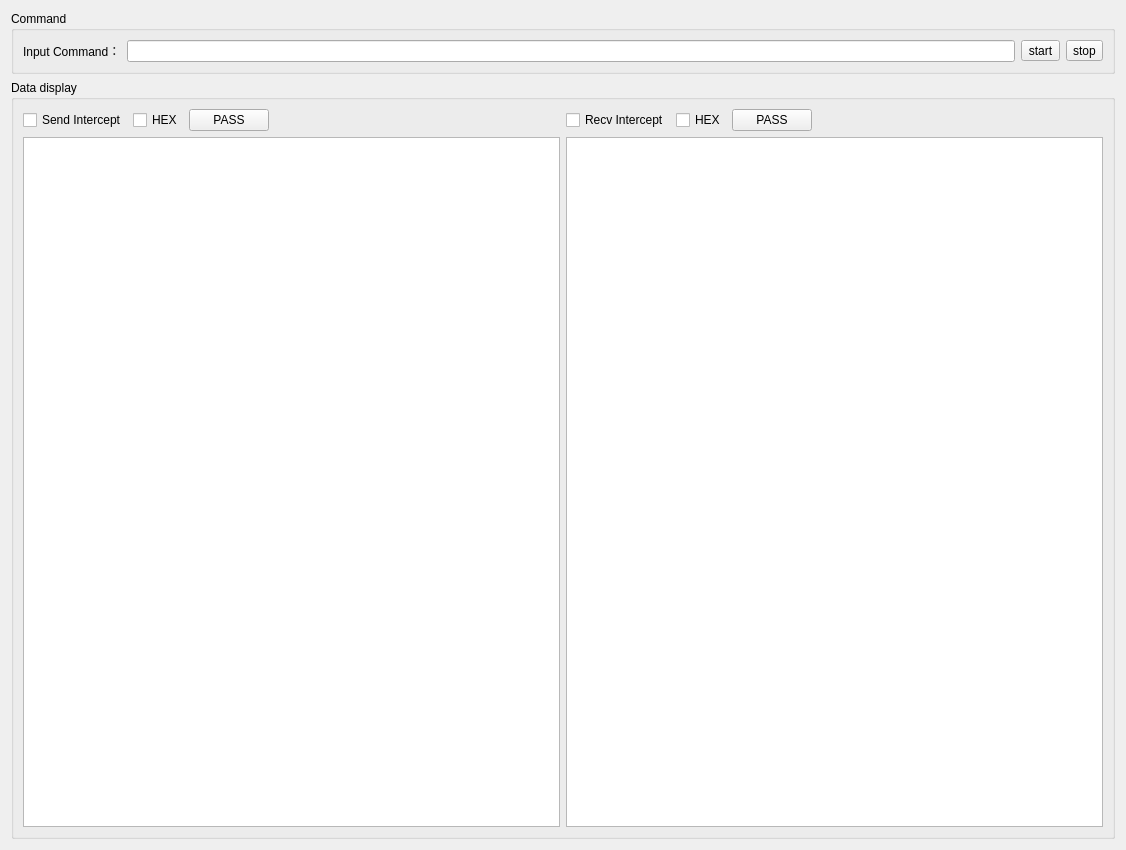
<?xml version="1.0" encoding="UTF-8"?>
<ui version="4.0">
 <class>Form</class>
 <widget class="QWidget" name="Form">
  <property name="geometry">
   <rect>
    <x>0</x>
    <y>0</y>
    <width>1126</width>
    <height>850</height>
   </rect>
  </property>
  <property name="windowTitle">
   <string>Capture Details</string>
  </property>
  <layout class="QGridLayout" name="gridLayout_3">
   <item row="0" column="0">
    <widget class="QGroupBox" name="groupBox_2">
     <property name="maximumSize">
      <size>
       <width>16777215</width>
       <height>72</height>
      </size>
     </property>
     <property name="title">
      <string>Command</string>
     </property>
     <layout class="QGridLayout" name="gridLayout">
      <item row="0" column="0">
       <widget class="QLabel" name="Tips">
        <property name="text">
         <string>Input Command：</string>
        </property>
       </widget>
      </item>
      <item row="0" column="2">
       <widget class="QToolButton" name="start">
        <property name="text">
         <string>start</string>
        </property>
       </widget>
      </item>
      <item row="0" column="1">
       <widget class="QLineEdit" name="Command">
        <property name="toolTip">
         <string>&lt;html&gt;&lt;head/&gt;&lt;body&gt;&lt;p&gt;&lt;span style=&quot; font-family:'宋体','Calibri'; font-size:10.5pt;&quot;&gt;Usage: Pcapture [-pcap &amp;lt;path&amp;gt;] [-host &amp;lt;192.168.1.1:27042&amp;gt;] [-verbose] [-ssl &amp;lt;lib&amp;gt;] [--isUsb] [--isSpawn] [-wait &amp;lt;seconds&amp;gt;] [-P &amp;lt;process name | process id&amp;gt;]&lt;/span&gt;&lt;/p&gt;&lt;p&gt;&lt;span style=&quot; font-family:'宋体','Calibri'; font-size:10.5pt;&quot;&gt;Decrypts and logs a process's SSL traffic.&lt;/span&gt;&lt;/p&gt;&lt;p&gt;&lt;span style=&quot; font-family:'宋体','Calibri'; font-size:10.5pt;&quot;&gt;Arguments:&lt;/span&gt;&lt;/p&gt;&lt;p&gt;&lt;span style=&quot; font-family:'宋体','Calibri'; font-size:10.5pt;&quot;&gt;-pcap &amp;lt;path&amp;gt;, -p &amp;lt;path&amp;gt;&lt;/span&gt;&lt;/p&gt;&lt;p&gt;&lt;span style=&quot; font-family:'宋体','Calibri'; font-size:10.5pt;&quot;&gt;Name of PCAP file to write&lt;/span&gt;&lt;/p&gt;&lt;p&gt;&lt;span style=&quot; font-family:'宋体','Calibri'; font-size:10.5pt;&quot;&gt;-host &amp;lt;192.168.1.1:27042&amp;gt;, -H &amp;lt;192.168.1.1:27042&amp;gt;&lt;/span&gt;&lt;/p&gt;&lt;p&gt;&lt;span style=&quot; font-family:'宋体','Calibri'; font-size:10.5pt;&quot;&gt;connect to remote frida-server on HOST&lt;/span&gt;&lt;/p&gt;&lt;p&gt;&lt;span style=&quot; font-family:'宋体','Calibri'; font-size:10.5pt;&quot;&gt;-verbose, -v          Show verbose output&lt;/span&gt;&lt;/p&gt;&lt;p&gt;&lt;span style=&quot; font-family:'宋体','Calibri'; font-size:10.5pt;&quot;&gt;-process &amp;lt;process name | process id&amp;gt;, -P &amp;lt;process name | process id&amp;gt;&lt;/span&gt;&lt;/p&gt;&lt;p&gt;&lt;span style=&quot; font-family:'宋体','Calibri'; font-size:10.5pt;&quot;&gt;Process whose SSL calls to log&lt;/span&gt;&lt;/p&gt;&lt;p&gt;&lt;span style=&quot; font-family:'宋体','Calibri'; font-size:10.5pt;&quot;&gt;-ssl &amp;lt;lib&amp;gt;            SSL library to hook&lt;/span&gt;&lt;/p&gt;&lt;p&gt;&lt;span style=&quot; font-family:'宋体','Calibri'; font-size:10.5pt;&quot;&gt;--isUsb, -U           connect to USB device&lt;/span&gt;&lt;/p&gt;&lt;p&gt;&lt;span style=&quot; font-family:'宋体','Calibri'; font-size:10.5pt;&quot;&gt;--isSpawn, -f         if spawned app&lt;/span&gt;&lt;/p&gt;&lt;p&gt;&lt;span style=&quot; font-family:'宋体','Calibri'; font-size:10.5pt;&quot;&gt;-wait &amp;lt;seconds&amp;gt;, -w &amp;lt;seconds&amp;gt;&lt;/span&gt;&lt;/p&gt;&lt;p&gt;&lt;span style=&quot; font-family:'宋体','Calibri'; font-size:10.5pt;&quot;&gt;Time to wait for the process&lt;/span&gt;&lt;/p&gt;&lt;p&gt;&lt;span style=&quot; font-family:'宋体','Calibri'; font-size:10.5pt;&quot;&gt;Examples:&lt;/span&gt;&lt;/p&gt;&lt;p&gt;&lt;span style=&quot; font-family:'宋体','Calibri'; font-size:10.5pt;&quot;&gt;Pcapture -U -f -P [packagename] -v&lt;/span&gt;&lt;/p&gt;&lt;p&gt;&lt;span style=&quot; font-family:'宋体','Calibri'; font-size:10.5pt;&quot;&gt;Pcapture -U -P [packagename] -v -p [packagename].pcap&lt;/span&gt;&lt;/p&gt;&lt;p&gt;&lt;span style=&quot; font-family:'宋体','Calibri'; font-size:10.5pt;&quot;&gt;Pcapture -pcap ssl.pcap openssl&lt;/span&gt;&lt;/p&gt;&lt;p&gt;&lt;span style=&quot; font-family:'宋体','Calibri'; font-size:10.5pt;&quot;&gt;Pcapture -verbose 31337&lt;/span&gt;&lt;/p&gt;&lt;p&gt;&lt;span style=&quot; font-family:'宋体','Calibri'; font-size:10.5pt;&quot;&gt;Pcapture -pcap log.pcap -verbose wget&lt;/span&gt;&lt;/p&gt;&lt;p&gt;&lt;span style=&quot; font-family:'宋体','Calibri'; font-size:10.5pt;&quot;&gt;Pcapture -pcap log.pcap -ssl &amp;quot;*libssl.so*&amp;quot; com.bigfacecat.testdemo&lt;/span&gt;&lt;/p&gt;&lt;/body&gt;&lt;/html&gt;</string>
        </property>
        <property name="statusTip">
         <string>View command</string>
        </property>
       </widget>
      </item>
      <item row="0" column="3">
       <widget class="QToolButton" name="stop">
        <property name="text">
         <string>stop</string>
        </property>
       </widget>
      </item>
     </layout>
    </widget>
   </item>
   <item row="1" column="0">
    <widget class="QGroupBox" name="groupBox_3">
     <property name="title">
      <string>Data display</string>
     </property>
     <layout class="QGridLayout" name="gridLayout_2">
      <item row="0" column="4">
       <widget class="QCheckBox" name="Recv">
        <property name="text">
         <string>Recv Intercept</string>
        </property>
       </widget>
      </item>
      <item row="1" column="0" colspan="8">
       <layout class="QHBoxLayout" name="horizontalLayout">
        <item>
         <widget class="QTextEdit" name="SendData">
          <property name="html">
           <string>&lt;!DOCTYPE HTML PUBLIC &quot;-//W3C//DTD HTML 4.0//EN&quot; &quot;http://www.w3.org/TR/REC-html40/strict.dtd&quot;&gt;
&lt;html&gt;&lt;head&gt;&lt;meta name=&quot;qrichtext&quot; content=&quot;1&quot; /&gt;&lt;style type=&quot;text/css&quot;&gt;
p, li { white-space: pre-wrap; }
&lt;/style&gt;&lt;/head&gt;&lt;body style=&quot; font-family:'SimSun'; font-size:9pt; font-weight:400; font-style:normal;&quot;&gt;
&lt;p style=&quot;-qt-paragraph-type:empty; margin-top:0px; margin-bottom:0px; margin-left:0px; margin-right:0px; -qt-block-indent:0; text-indent:0px;&quot;&gt;&lt;br /&gt;&lt;/p&gt;&lt;/body&gt;&lt;/html&gt;</string>
          </property>
         </widget>
        </item>
        <item>
         <widget class="QTextEdit" name="RecvData"/>
        </item>
       </layout>
      </item>
      <item row="0" column="6">
       <widget class="QPushButton" name="RecvPass">
        <property name="text">
         <string>PASS</string>
        </property>
       </widget>
      </item>
      <item row="0" column="5">
       <widget class="QCheckBox" name="RecvHex">
        <property name="text">
         <string>HEX</string>
        </property>
       </widget>
      </item>
      <item row="0" column="7">
       <spacer name="horizontalSpacer_2">
        <property name="orientation">
         <enum>Qt::Horizontal</enum>
        </property>
        <property name="sizeHint" stdset="0">
         <size>
          <width>267</width>
          <height>20</height>
         </size>
        </property>
       </spacer>
      </item>
      <item row="0" column="3">
       <spacer name="horizontalSpacer">
        <property name="orientation">
         <enum>Qt::Horizontal</enum>
        </property>
        <property name="sizeHint" stdset="0">
         <size>
          <width>239</width>
          <height>20</height>
         </size>
        </property>
       </spacer>
      </item>
      <item row="0" column="2">
       <widget class="QPushButton" name="SendPass">
        <property name="text">
         <string>PASS</string>
        </property>
       </widget>
      </item>
      <item row="0" column="1">
       <widget class="QCheckBox" name="SendHex">
        <property name="text">
         <string>HEX</string>
        </property>
       </widget>
      </item>
      <item row="0" column="0">
       <widget class="QCheckBox" name="Send">
        <property name="text">
         <string>Send Intercept</string>
        </property>
       </widget>
      </item>
     </layout>
    </widget>
   </item>
  </layout>
  <action name="actionCheck_All">
   <property name="text">
    <string>Check All</string>
   </property>
   <property name="shortcut">
    <string>Ctrl+A</string>
   </property>
  </action>
  <action name="actionCopy">
   <property name="text">
    <string>Copy</string>
   </property>
   <property name="toolTip">
    <string>Copy</string>
   </property>
   <property name="shortcut">
    <string>Ctrl+C</string>
   </property>
  </action>
 </widget>
 <resources/>
 <connections/>
</ui>
